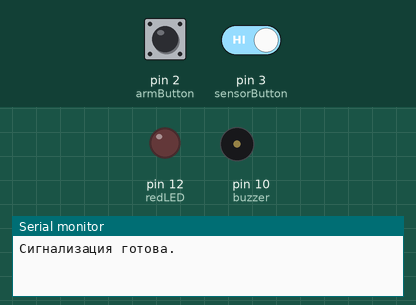
Recording of a sketch running on a simulated Arduino Uno, built with avr-gcc and run on an emulated ATmega328P. On the bench: output pins drawn as LEDs (lit = HIGH), buzzer (waves = sounding, pin HIGH), the last lines printed to the serial monitor. Dashed ring = blinking. The inputs (shaded band) are chosen by the test bench; at power-on: pin 2 (armButton) HIGH, pin 3 (sensorButton) HIGH.

Above: at 1.2 s.
1.3 s: pin 2 (armButton) pulled LOW for 0.15 s
3.0 s: pin 3 (sensorButton) driven LOW
At 3.3 s:
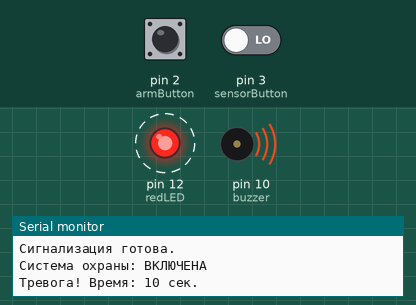
6.0 s: pin 2 (armButton) pulled LOW for 1 s
Timing chart, 0 to 14.6 s (numbered marks = the images above; inputs shaded):
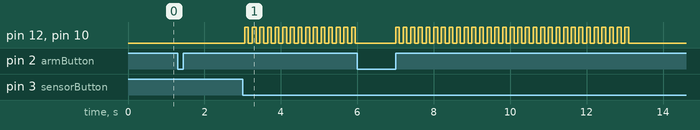

Measured:
- after the input at 3.0 s, pin 12 (redLED), pin 10 (buzzer): alternates HIGH for 0.10 s and LOW for 0.10 s, starting after 0.05 s

The sketch:

lab3.ino
```cpp
const int armButton = 2;
const int sensorButton = 3;
const int potPin = A0;
const int redLED = 12;
const int buzzer = 10;

bool armed = false;
bool alarmActive = false;
unsigned long alarmStart = 0;
unsigned long alarmDuration = 0;

void setup() {
  pinMode(armButton, INPUT_PULLUP);
  pinMode(sensorButton, INPUT_PULLUP);
  pinMode(redLED, OUTPUT);
  pinMode(buzzer, OUTPUT);

  digitalWrite(redLED, LOW);
  digitalWrite(buzzer, LOW);

  Serial.begin(9600);
  Serial.println("Сигнализация готова.");
}

void loop() {
  if (digitalRead(armButton) == LOW) {
    delay(200);
    armed = !armed;
    Serial.print("Система охраны: ");
    Serial.println(armed ? "ВКЛЮЧЕНА" : "ВЫКЛЮЧЕНА");
    while (digitalRead(armButton) == LOW);
  }

  if (armed && !alarmActive && digitalRead(sensorButton) == LOW) {
    delay(50);
    if (digitalRead(sensorButton) == LOW) {
      int potValue = analogRead(potPin);
      int seconds = map(potValue, 0, 1023, 1, 20);
      alarmDuration = (unsigned long)seconds * 1000;
      alarmStart = millis();
      alarmActive = true;

      Serial.print("Тревога! Время: ");
      Serial.print(seconds);
      Serial.println(" сек.");
    }
  }

  if (alarmActive) {
    digitalWrite(redLED, HIGH);
    digitalWrite(buzzer, HIGH);
    delay(100);
    digitalWrite(redLED, LOW);
    digitalWrite(buzzer, LOW);
    delay(100);

    if (millis() - alarmStart >= alarmDuration) {
      alarmActive = false;
      digitalWrite(redLED, LOW);
      digitalWrite(buzzer, LOW);
      Serial.println("Тревога окончена.");
    }
  }
}
```
